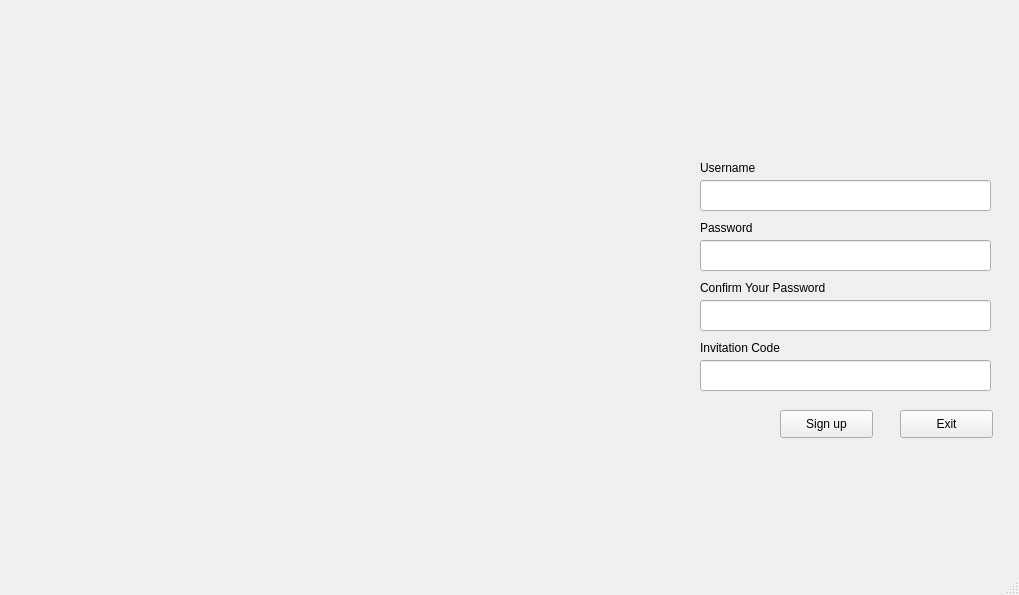
<?xml version="1.0" encoding="UTF-8"?>
<ui version="4.0">
 <class>Dialog</class>
 <widget class="QMainWindow" name="Dialog">
  <property name="geometry">
   <rect>
    <x>0</x>
    <y>0</y>
    <width>1019</width>
    <height>595</height>
   </rect>
  </property>
  <property name="windowTitle">
   <string>MainWindow</string>
  </property>
  <widget class="QWidget" name="centralwidget">
   <widget class="QLabel" name="label">
    <property name="geometry">
     <rect>
      <x>0</x>
      <y>10</y>
      <width>671</width>
      <height>531</height>
     </rect>
    </property>
    <property name="text">
     <string/>
    </property>
    <property name="pixmap">
     <pixmap resource="image_login_pic.qrc">:/login/image/login_main.png</pixmap>
    </property>
   </widget>
   <widget class="QPushButton" name="pushButton_2">
    <property name="geometry">
     <rect>
      <x>780</x>
      <y>410</y>
      <width>93</width>
      <height>28</height>
     </rect>
    </property>
    <property name="text">
     <string>Sign up</string>
    </property>
   </widget>
   <widget class="QLabel" name="label_2">
    <property name="geometry">
     <rect>
      <x>690</x>
      <y>10</y>
      <width>301</width>
      <height>131</height>
     </rect>
    </property>
    <property name="text">
     <string/>
    </property>
    <property name="pixmap">
     <pixmap resource="image_login_pic.qrc">:/login/image/hkustMain_logo.png</pixmap>
    </property>
    <property name="scaledContents">
     <bool>false</bool>
    </property>
   </widget>
   <widget class="QLineEdit" name="lineEdit_2">
    <property name="geometry">
     <rect>
      <x>700</x>
      <y>240</y>
      <width>291</width>
      <height>31</height>
     </rect>
    </property>
    <property name="font">
     <font>
      <family>Adobe Devanagari</family>
      <pointsize>10</pointsize>
      <weight>75</weight>
      <bold>true</bold>
     </font>
    </property>
    <property name="text">
     <string/>
    </property>
   </widget>
   <widget class="QLineEdit" name="lineEdit">
    <property name="geometry">
     <rect>
      <x>700</x>
      <y>180</y>
      <width>291</width>
      <height>31</height>
     </rect>
    </property>
    <property name="font">
     <font>
      <family>Adobe Devanagari</family>
      <pointsize>10</pointsize>
      <weight>75</weight>
      <bold>true</bold>
     </font>
    </property>
    <property name="text">
     <string/>
    </property>
   </widget>
   <widget class="QLineEdit" name="lineEdit_3">
    <property name="geometry">
     <rect>
      <x>700</x>
      <y>300</y>
      <width>291</width>
      <height>31</height>
     </rect>
    </property>
    <property name="font">
     <font>
      <family>Adobe Devanagari</family>
      <pointsize>10</pointsize>
      <weight>75</weight>
      <bold>true</bold>
     </font>
    </property>
    <property name="text">
     <string/>
    </property>
   </widget>
   <widget class="QPushButton" name="pushButton_3">
    <property name="geometry">
     <rect>
      <x>900</x>
      <y>410</y>
      <width>93</width>
      <height>28</height>
     </rect>
    </property>
    <property name="text">
     <string>Exit</string>
    </property>
   </widget>
   <widget class="QLineEdit" name="lineEdit_4">
    <property name="geometry">
     <rect>
      <x>700</x>
      <y>360</y>
      <width>291</width>
      <height>31</height>
     </rect>
    </property>
    <property name="font">
     <font>
      <family>Adobe Devanagari</family>
      <pointsize>10</pointsize>
      <weight>75</weight>
      <bold>true</bold>
     </font>
    </property>
    <property name="text">
     <string/>
    </property>
   </widget>
   <widget class="QLabel" name="label_3">
    <property name="geometry">
     <rect>
      <x>700</x>
      <y>160</y>
      <width>72</width>
      <height>15</height>
     </rect>
    </property>
    <property name="text">
     <string>Username</string>
    </property>
   </widget>
   <widget class="QLabel" name="label_4">
    <property name="geometry">
     <rect>
      <x>700</x>
      <y>220</y>
      <width>72</width>
      <height>15</height>
     </rect>
    </property>
    <property name="text">
     <string>Password</string>
    </property>
   </widget>
   <widget class="QLabel" name="label_5">
    <property name="geometry">
     <rect>
      <x>700</x>
      <y>280</y>
      <width>171</width>
      <height>16</height>
     </rect>
    </property>
    <property name="text">
     <string>Confirm Your Password</string>
    </property>
   </widget>
   <widget class="QLabel" name="label_6">
    <property name="geometry">
     <rect>
      <x>700</x>
      <y>340</y>
      <width>171</width>
      <height>16</height>
     </rect>
    </property>
    <property name="text">
     <string>Invitation Code</string>
    </property>
   </widget>
  </widget>
  <widget class="QMenuBar" name="menubar">
   <property name="geometry">
    <rect>
     <x>0</x>
     <y>0</y>
     <width>1019</width>
     <height>26</height>
    </rect>
   </property>
  </widget>
  <widget class="QStatusBar" name="statusbar"/>
 </widget>
 <tabstops>
  <tabstop>lineEdit</tabstop>
  <tabstop>lineEdit_2</tabstop>
  <tabstop>lineEdit_3</tabstop>
  <tabstop>lineEdit_4</tabstop>
  <tabstop>pushButton_2</tabstop>
  <tabstop>pushButton_3</tabstop>
 </tabstops>
 <resources>
  <include location="image_login_pic.qrc"/>
 </resources>
 <connections/>
</ui>
